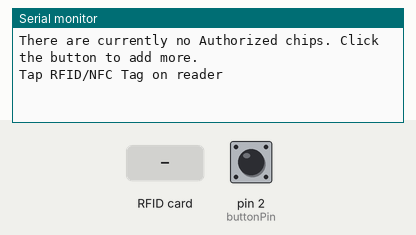
Simulated run of this sketch. Board: Arduino Uno, built with avr-gcc and run on an emulated ATmega328P. On the bench: the last lines printed to the serial monitor. The test bench sets the inputs (shaded band); at power-on: pin 2 (buttonPin) LOW.

Above: at 1.2 s.
1.3 s: pin 2 (buttonPin) pulled HIGH for 0.15 s
At 2.3 s:
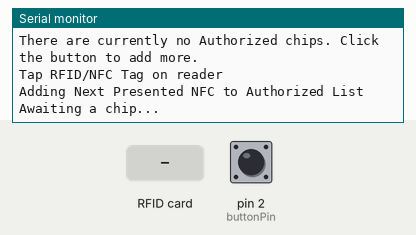
2.9 s: RFID card 5E 7A 19 C4 held to the reader
At 4.1 s:
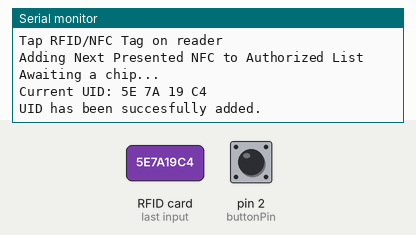
4.4 s: RFID card 5E 7A 19 C4 held to the reader
At 4.8 s:
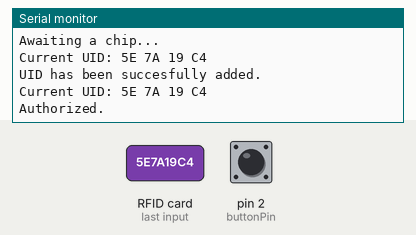

The sketch:

3.ino
```cpp
/*
   Created by Eyal Rufeisen

   Based on example code from: https://arduinogetstarted.com/tutorials/arduino-rfid-nfc
*/

/*
  Required Libraries -> If you get an error about not finding these libraries ->
  Go to tools -> Manage Libraries and search for 'MFRC522' (and LinkedList) -> install them.
  SPI should be installed by default
*/
#include <SPI.h>
#include <MFRC522.h>

// Initialization stuff
#define SS_PIN 10
#define RST_PIN 5
MFRC522 rfid(SS_PIN, RST_PIN);


// Our UID 'database'
int uidDBSize = 100;
byte myUIDS[100][4] = {
    {0,0,0,0},{0,0,0,0},{0,0,0,0},{0,0,0,0},{0,0,0,0},
    {0,0,0,0},{0,0,0,0},{0,0,0,0},{0,0,0,0},{0,0,0,0},
    {0,0,0,0},{0,0,0,0},{0,0,0,0},{0,0,0,0},{0,0,0,0},
    {0,0,0,0},{0,0,0,0},{0,0,0,0},{0,0,0,0},{0,0,0,0},
    {0,0,0,0},{0,0,0,0},{0,0,0,0},{0,0,0,0},{0,0,0,0},
    {0,0,0,0},{0,0,0,0},{0,0,0,0},{0,0,0,0},{0,0,0,0},
    {0,0,0,0},{0,0,0,0},{0,0,0,0},{0,0,0,0},{0,0,0,0},
    {0,0,0,0},{0,0,0,0},{0,0,0,0},{0,0,0,0},{0,0,0,0},
    {0,0,0,0},{0,0,0,0},{0,0,0,0},{0,0,0,0},{0,0,0,0},
    {0,0,0,0},{0,0,0,0},{0,0,0,0},{0,0,0,0},{0,0,0,0},
    {0,0,0,0},{0,0,0,0},{0,0,0,0},{0,0,0,0},{0,0,0,0},
    {0,0,0,0},{0,0,0,0},{0,0,0,0},{0,0,0,0},{0,0,0,0},
    {0,0,0,0},{0,0,0,0},{0,0,0,0},{0,0,0,0},{0,0,0,0},
    {0,0,0,0},{0,0,0,0},{0,0,0,0},{0,0,0,0},{0,0,0,0},
    {0,0,0,0},{0,0,0,0},{0,0,0,0},{0,0,0,0},{0,0,0,0},
    {0,0,0,0},{0,0,0,0},{0,0,0,0},{0,0,0,0},{0,0,0,0},
    {0,0,0,0},{0,0,0,0},{0,0,0,0},{0,0,0,0},{0,0,0,0},
    {0,0,0,0},{0,0,0,0},{0,0,0,0},{0,0,0,0},{0,0,0,0},
    {0,0,0,0},{0,0,0,0},{0,0,0,0},{0,0,0,0},{0,0,0,0},
    {0,0,0,0},{0,0,0,0},{0,0,0,0},{0,0,0,0},{0,0,0,0},
  };
int uidsCounter = 0;

const int buttonPin = 2;     // the number of the pushbutton pin
int buttonState = 0;         // variable for reading the pushbutton status

void setup() {
  // Initialization stuff
  Serial.begin(9600);
  SPI.begin(); // init SPI bus
  rfid.PCD_Init(); // init MFRC522

  // initialize the pushbutton pin as an input:
  pinMode(buttonPin, INPUT);

  // Printing saved UIDs or saying that there aren't any saved.
  if (uidsCounter == 0) {
    Serial.println("There are currently no Authorized chips. Click the button to add more.");
  } else {
    printUIDArr();
  }
  Serial.println("Tap RFID/NFC Tag on reader");
}

void loop() {
  if (rfid.PICC_IsNewCardPresent()) { // new tag is available
    if (rfid.PICC_ReadCardSerial()) { // NUID has been readed
      MFRC522::PICC_Type piccType = rfid.PICC_GetType(rfid.uid.sak);

      // Read rfid into our own arr
      byte currUID[4] = {0, 0, 0, 0};
      copyByteArr(currUID, rfid.uid.uidByte, 4);

      // Print current UID
      Serial.println();
      Serial.print("Current UID:");
      printArrAsHex(currUID, 4);
      Serial.println();

      bool doesExist = UIDExistsInList(currUID);

      if (buttonState == HIGH) {
          if (doesExist) {
            Serial.println("Currently presented NFC is already saved and authorized...");
            Serial.println("Adding operation aborted.");
          } else {
            AddUIDToList(currUID);
          }
          buttonState = 0;
      } else {
          if (doesExist) {
            Serial.print("Authorized.");
            Serial.println();
          }
          else {
            Serial.print("Unauthorized.");
            Serial.println();
          }
      }

      // Finish reading current card/tag
      rfid.PICC_HaltA(); // halt PICC
      rfid.PCD_StopCrypto1(); // stop encryption on PCD
    }
  } else if (buttonState != HIGH) {
      buttonState = digitalRead(buttonPin);
      if (buttonState == HIGH) {
        Serial.println("Adding Next Presented NFC to Authorized List");
        Serial.println("Awaiting a chip...");
      }
  }
}

/*
   Prints the hexadecimal representation of the rfid/nfc UID - code
   arr - The byte array to sace the UID into
   arrSize - size of UID code to print
*/
void printArrAsHex(byte arr[], int arrSize) {
  for (int i = 0; i < arrSize; i++) {
    Serial.print(arr[i] < 0x10 ? " 0" : " ");
    Serial.print(arr[i], HEX);
  }
}

/*
   Prints the whole UIDs array
*/
void printUIDArr() {
  Serial.println("-------UIDS:-------");
  for (int i = 0; i < uidsCounter; i++) {
    printArrAsHex(myUIDS[i], 4);
    Serial.println("");
  }
  Serial.println("-------------------");
  Serial.println("");
}

/*
   Copys/reads rfid bytes into the array byte by byte
   copyInto - copys the bytes into this array
   copyFrom - copys the bytes from this array
   arrSize - array size
*/
void copyByteArr (byte copyInto[], byte copyFrom[], int arrSize) {
  for (int i = 0; i < arrSize; i++) {
    copyInto[i] = copyFrom[i];
  }
}

/*
   Compares two byte arrays - returns true if they're indentical, returns false otherwise.
   arr1 - first byte array to compare
   arr2 - second byte array to compare
   arrSize - size of the arrays
*/
bool compareByteArr (byte arr1[], byte arr2[], int arrSize) {
  for (int i = 0; i < arrSize; i++) {
    if (arr1[i] != arr2[i]) {
      return false;
    }
  }

  return true;
}

/*
    Checks the whole Database for a specific UID, returns true if found, false otherwise
*/
bool UIDExistsInList (byte uidToSearch[]) {
  for (int i = 0; i < uidsCounter; i++) {
    if (compareByteArr(uidToSearch, myUIDS[i], 4))
    {
      return true;
    }
  }

  return false;
}

/*
    Checks the whole Database for a specific UID, if it's not there already, it's added to the database. It prints a message according to result.
    Also, if the database is full it doesn't add it to the list and prints a message accordingly.

    uidToAdd - the UID to add to the database (if it's not added already)
*/
void AddUIDToList (byte uidToAdd[4]) {
  if (uidsCounter >= uidDBSize) {
    Serial.println("Sorry, max amount of UIDS have already been added.");
  } else {
    copyByteArr(myUIDS[uidsCounter],uidToAdd, 4);
    uidsCounter++;
    Serial.println("UID has been succesfully added.");
  }
}
```

Measured:
- after the input at 1.3 s, the serial monitor: prints a new line at once (image 1)
- after the input at 2.9 s, the serial monitor: prints a new line at once (image 2)
- after the input at 4.4 s, the serial monitor: prints a new line at once (image 3)
